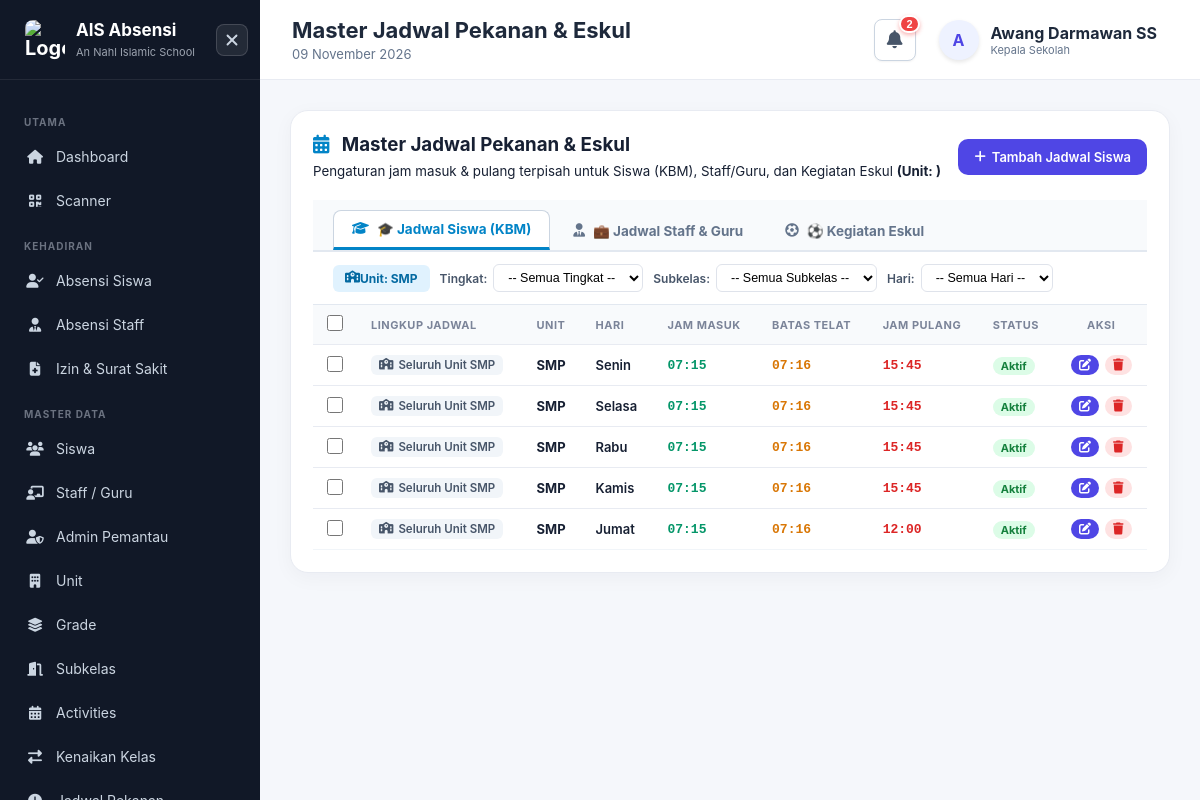
Page /weekly_schedules/index.php (signed in) on the committed database.
### tables this page shows
CREATE TABLE `units` (
  `id` int unsigned NOT NULL AUTO_INCREMENT,
  `unit` varchar(255) NOT NULL,
  `created_at` timestamp NULL DEFAULT CURRENT_TIMESTAMP,
  `updated_at` timestamp NULL DEFAULT CURRENT_TIMESTAMP ON UPDATE CURRENT_TIMESTAMP,
  PRIMARY KEY (`id`)
);

CREATE TABLE `weekly_schedules` (
  `id` int NOT NULL AUTO_INCREMENT,
  `unit_id` int unsigned NOT NULL,
  `target_type` enum('student','staff') NOT NULL DEFAULT 'student',
  `grade_id` int DEFAULT NULL,
  `class_group_id` int DEFAULT NULL,
  `schedule_type` enum('reguler','eskul') NOT NULL DEFAULT 'reguler',
  `name` varchar(100) DEFAULT NULL,
  `day_name` varchar(10) NOT NULL,
  `day_code` int NOT NULL,
  `student_in` time NOT NULL,
  `student_late` time NOT NULL,
  `student_out` time NOT NULL,
  `staff_in` time NOT NULL,
  `staff_late` time NOT NULL,
  `staff_out` time NOT NULL,
  `is_overnight` tinyint(1) NOT NULL DEFAULT '0',
  `is_active` enum('active','inactive') DEFAULT 'active',
  PRIMARY KEY (`id`)
);

### public/weekly_schedules/index.php (the view, shortened to what the rows shown need)
<?php
require_once '../../config/database.php';
require_once '../../config/auth.php';
require_once '../../config/security.php';
$currentRole = currentRole();
$userId = currentUserId();
$activeTab = trim($_GET['tab'] ?? 'student');
$selectedUnit = trim($_GET['unit_id'] ?? '');
$allowedUnits = getUserAllowedUnits($pdo, $userId, $currentRole);
$allowedUnitIds = getUserAllowedUnitIds($pdo, $userId, $currentRole);
$allUnits = ($currentRole === 'super_admin') ? $pdo->query("SELECT id, unit FROM units ORDER BY id ASC")->fetchAll(PDO::FETCH_ASSOC) : $allowedUnits;
$filterUnitId = null;
if ($currentRole !== 'super_admin') {
    if (count($allowedUnitIds) === 1) {
        $filterUnitId = $allowedUnitIds[0];
    } elseif (!empty($allowedUnitIds)) {
        $reqUnit = !empty($selectedUnit) ? (int)$selectedUnit : 0;
        $filterUnitId = in_array($reqUnit, $allowedUnitIds, true) ? $reqUnit : $allowedUnitIds[0];
    }
} else {
    $filterUnitId = !empty($selectedUnit) ? (int)$selectedUnit : null;
}
$whereSql = [];
$params = [];
if ($filterUnitId) {
    $whereSql[] = "ws.unit_id = ?";
    $params[] = $filterUnitId;
}
if ($activeTab === 'student') {
    $whereSql[] = "ws.target_type = 'student'";
    $whereSql[] = "ws.schedule_type = 'reguler'";
} elseif ($activeTab === 'staff') {
    $whereSql[] = "ws.target_type = 'staff'";
} elseif ($activeTab === 'eskul') {
    $whereSql[] = "ws.schedule_type = 'eskul'";
}
$whereClause = !empty($whereSql) ? "WHERE " . implode(" AND ", $whereSql) : "";
$query = "
    SELECT ws.*, u.unit AS unit_name, g.grade, cg.name AS class_name,
           (SELECT COUNT(*) FROM weekly_schedule_students wss WHERE wss.weekly_schedule_id = ws.id) AS student_count,
           (SELECT COUNT(*) FROM weekly_schedule_staff wsf WHERE wsf.weekly_schedule_id = ws.id) AS staff_count
    FROM weekly_schedules ws
    INNER JOIN units u ON u.id = ws.unit_id
    LEFT JOIN grades g ON g.id = ws.grade_id
    LEFT JOIN class_groups cg ON cg.id = ws.class_group_id
    {$whereClause}
    ORDER BY u.id ASC, ws.day_code ASC, ws.id ASC
";
$stmt = $pdo->prepare($query);
$stmt->execute($params);
$schedules = $stmt->fetchAll(PDO::FETCH_ASSOC);
require '../../includes/header.php';
?>
<div class="card">
    <div style="padding: 12px 20px; background: white; border-bottom: 1px solid #e2e8f0;">
        <form method="GET" action="index.php" style="display:flex; flex-wrap:wrap; gap:10px; align-items:center;">
            <?php if ($currentRole === 'super_admin' || count($allowedUnits) > 1): ?>
                <div style="display:flex; align-items:center; gap:6px;">
                    <label style="font-size:12px; color:#475569; font-weight:600;">Unit:</label>
                    <select name="unit_id" onchange="this.form.submit()" class="form-control" style="font-size:12.5px; padding:5px 10px; width:auto; border-radius:6px;">
                        <?php if ($currentRole === 'super_admin'): ?>
                            <option value="">-- Semua Unit --</option>
                        <?php endif; ?>
                        <?php foreach ($allUnits as $u): ?>
                            <option value="<?= $u['id'] ?>" <?= ($filterUnitId == $u['id'] || $selectedUnit == $u['id']) ? 'selected' : '' ?>>
                                <?= e($u['unit']) ?>
                            </option>
                        <?php endforeach; ?>
                    </select>
                </div>
            <?php elseif (count($allowedUnits) === 1): ?>
                <div style="display:flex; align-items:center; gap:6px;">
                    <span class="badge" style="background:#e0f2fe; color:#0369a1; padding:6px 12px; font-weight:700; border-radius:6px; font-size:12px;">
                        <i class="fa-solid fa-school"></i> Unit: <?= e($allowedUnits[0]['unit']) ?>
                    </span>
                </div>
            <?php endif; ?>
        </form>
    </div>
    <div class="table-wrapper">
        <table class="table" style="width:100%; border-collapse:collapse;">
            <thead>
                <tr style="background:#f1f5f9; text-align:left; font-size:12.5px; color:#334155;">
                    <th style="padding:10px 14px; width:44px; text-align:center;">
                        <input type="checkbox" id="selectAllSchedules" title="Pilih Semua Jadwal di Tab Ini" style="width:16px; height:16px; cursor:pointer;" onchange="toggleSelectAllSchedules(this)">
                    </th>
                    <?php if ($activeTab === 'student'): ?>
                        <th style="padding:10px 14px;">Lingkup Jadwal</th>
                        <th style="padding:10px 14px;">Unit</th>
                        <th style="padding:10px 14px;">Hari</th>
                        <th style="padding:10px 14px;">Jam Masuk</th>
                        <th style="padding:10px 14px;">Batas Telat</th>
                        <th style="padding:10px 14px;">Jam Pulang</th>
                        <th style="padding:10px 14px;">Status</th>
                        <th style="padding:10px 14px; text-align:center;">Aksi</th>
                    <?php endif; ?>
                </tr>
            </thead>
            <tbody>
                <?php if (empty($schedules)): ?>
                    <tr>
                        <td colspan="<?= $activeTab === 'staff' ? 11 : ($activeTab === 'eskul' ? 10 : 9) ?>" style="text-align:center; padding: 32px; color:#64748b;">
                            <i class="fa-regular fa-folder-open" style="font-size: 28px; margin-bottom: 8px; display:block; color:#94a3b8;"></i>
                            Belum ada data jadwal yang sesuai filter pada tab ini.
                        </td>
                    </tr>
                <?php else: ?>
                    <?php foreach ($schedules as $s): ?>
                        <tr style="border-bottom: 1px solid #f1f5f9; font-size:13px;" id="schedule-row-<?= $s['id'] ?>">
                            <td style="padding:10px 14px; text-align:center;">
                                <input type="checkbox" class="schedule-checkbox" value="<?= $s['id'] ?>" style="width:16px; height:16px; cursor:pointer;" onchange="onScheduleCheckChanged()">
                            </td>
                            <?php if ($activeTab === 'student'): ?>
                                <td style="padding:10px 14px;">
                                    <?php if (!empty($s['class_group_id'])): ?>
                                        <span style="display:inline-flex; align-items:center; gap:5px; background:#f3e8ff; color:#7e22ce; padding:3px 8px; border-radius:6px; font-weight:700; font-size:11.5px;">
                                            <i class="fa-solid fa-users"></i> Subkelas: <?= e($s['class_name'] ?: 'ID #' . $s['class_group_id']) ?>
                                            <?= !empty($s['grade']) ? '(Tk. ' . e($s['grade']) . ')' : '' ?>
                                        </span>
                                    <?php elseif (!empty($s['grade_id'])): ?>
                                        <span style="display:inline-flex; align-items:center; gap:5px; background:#e0f2fe; color:#0369a1; padding:3px 8px; border-radius:6px; font-weight:700; font-size:11.5px;">
                                            <i class="fa-solid fa-layer-group"></i> Tingkat / Grade <?= e($s['grade'] ?: 'ID #' . $s['grade_id']) ?>
                                        </span>
                                    <?php else: ?>
                                        <span style="display:inline-flex; align-items:center; gap:5px; background:#f1f5f9; color:#475569; padding:3px 8px; border-radius:6px; font-weight:600; font-size:11.5px;">
                                            <i class="fa-solid fa-school"></i> Seluruh Unit <?= e($s['unit_name']) ?>
                                        </span>
                                    <?php endif; ?>
                                </td>
                                <td style="padding:10px 14px;"><strong><?= e($s['unit_name']) ?></strong></td>
                                <td style="padding:10px 14px;"><span style="font-weight:600;"><?= e($s['day_name']) ?></span></td>
                                <td style="padding:10px 14px; font-family:monospace; color:#059669; font-weight:700;"><?= substr($s['student_in'] ?? '00:00', 0, 5) ?></td>
                                <td style="padding:10px 14px; font-family:monospace; color:#d97706; font-weight:700;"><?= substr($s['student_late'] ?? '00:00', 0, 5) ?></td>
                                <td style="padding:10px 14px; font-family:monospace; color:#dc2626; font-weight:700;"><?= substr($s['student_out'] ?? '00:00', 0, 5) ?></td>
                            <?php endif; ?>
                            <td style="padding:10px 14px;">
                                <?php if ($s['is_active'] === 'active'): ?>
                                    <span style="background:#dcfce7; color:#15803d; padding:2px 8px; border-radius:20px; font-size:11px; font-weight:700;">Aktif</span>
                                <?php else: ?>
                                    <span style="background:#fee2e2; color:#b91c1c; padding:2px 8px; border-radius:20px; font-size:11px; font-weight:700;">Nonaktif</span>
                                <?php endif; ?>
                            </td>
                            <td style="padding:10px 14px; text-align:center;">
                                <div style="display:inline-flex; gap:6px; align-items:center;">
                                    <a href="edit.php?id=<?= $s['id'] ?>&tab=<?= e($activeTab) ?>" class="btn btn-sm btn-primary" style="padding:4px 8px; font-size:12px;" title="Edit Jadwal">
                                        <i class="fa-solid fa-pen-to-square"></i>
                                    </a>
                                    <form method="POST" action="delete.php" style="display:inline; margin:0;" onsubmit="return confirm('Yakin ingin menghapus jadwal ini?');">
                                        <button type="submit" class="btn btn-sm btn-danger" style="padding:4px 8px; font-size:12px;" title="Hapus Jadwal">
                                            <i class="fa-solid fa-trash"></i>
                                        </button>
                                    </form>
                                </div>
                            </td>
                        </tr>
                    <?php endforeach; ?>
                <?php endif; ?>
            </tbody>
        </table>
    </div>
</div>
<?php require '../../includes/footer.php'; ?>

### rows in the picture
units: unit "SMP"
weekly_schedules: unit.unit "SMP", day_name "Senin", student_in "07:15", student_late "07:16", student_out "15:45", is_active "Aktif"
weekly_schedules: unit.unit "SMP", day_name "Selasa", student_in "07:15", student_late "07:16", student_out "15:45", is_active "Aktif"
weekly_schedules: unit.unit "SMP", day_name "Rabu", student_in "07:15", student_late "07:16", student_out "15:45", is_active "Aktif"
weekly_schedules: unit.unit "SMP", day_name "Kamis", student_in "07:15", student_late "07:16", student_out "15:45", is_active "Aktif"
weekly_schedules: unit.unit "SMP", day_name "Jumat", student_in "07:15", student_late "07:16", student_out "12:00", is_active "Aktif"

### other values in the picture
$category "UTAMA"
$item['menu_name'] "Dashboard"
$item['menu_name'] "Scanner"
$category "KEHADIRAN"
$item['menu_name'] "Absensi Siswa"
$item['menu_name'] "Absensi Staff"
$item['menu_name'] "Izin & Surat Sakit"
$category "MASTER DATA"
$item['menu_name'] "Siswa"
$item['menu_name'] "Staff / Guru"
$item['menu_name'] "Admin Pemantau"
$item['menu_name'] "Unit"
$item['menu_name'] "Grade"
$item['menu_name'] "Subkelas"
$item['menu_name'] "Activities"
